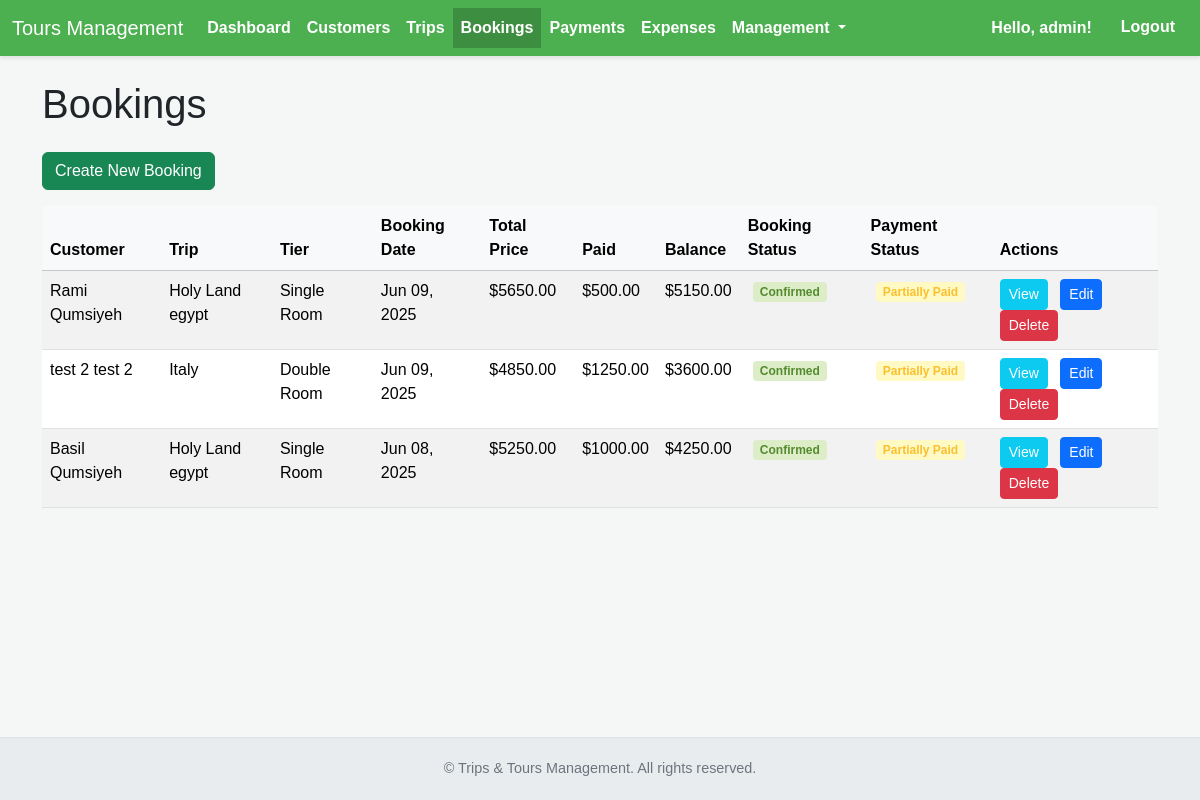
The page /bookings/ (signed in) on the database its author committed.
### bookings/models.py (models this page shows, shortened)
class Booking(models.Model):
    BOOKING_STATUS_CHOICES = [
        ('pending', 'Pending Confirmation'),
        ('confirmed', 'Confirmed'),
        ('cancelled', 'Cancelled'),
    ]
    PAYMENT_STATUS_CHOICES = [
        ('not_paid', 'Not Paid'),
        ('partially_paid', 'Partially Paid'),
        ('fully_paid', 'Fully Paid'),
        ('refunded', 'Refunded'),
    ]
    customer = models.ForeignKey(Customer, on_delete=models.PROTECT, related_name='bookings',
                                 help_text="The customer making this booking.")
    trip = models.ForeignKey(Trip, on_delete=models.PROTECT, related_name='bookings',
                             help_text="The trip the customer is booking.")
    price_tier = models.ForeignKey(TripPriceTier, on_delete=models.PROTECT, related_name='bookings',
                                   help_text="The chosen price tier for this booking.")
    booking_date = models.DateTimeField(auto_now_add=True)
    internal_notes = models.TextField(blank=True, help_text="Internal notes specific to this booking (e.g. initial booking remarks). For communication log, use Booking Notes below.")
    total_price = models.DecimalField(max_digits=10, decimal_places=2, default=0.00,
                                      help_text="Automatically calculated total price of the booking (tier + add-ons).")
    amount_paid = models.DecimalField(max_digits=10, decimal_places=2, default=0.00,
                                      help_text="Total amount paid by the customer for this booking.")
    booking_status = models.CharField(
        max_length=20,
        choices=BOOKING_STATUS_CHOICES,
        default='pending',
        help_text="The overall status of the booking (e.g., Pending, Confirmed, Cancelled)."
    )
    payment_status = models.CharField(
        max_length=20,
        choices=PAYMENT_STATUS_CHOICES,
        default='not_paid',
        help_text="The payment status based on payments received."
    )
    class Meta:
        ordering = ['-booking_date']
        verbose_name = "Booking"
        verbose_name_plural = "Bookings"
        unique_together = ['customer', 'trip']
    @property
    def outstanding_balance(self):
        return self.total_price - self.amount_paid

### customers/models.py (models this page shows, shortened)
class Customer(models.Model):
    first_name = models.CharField(max_length=100)
    last_name = models.CharField(max_length=100)
    email = models.EmailField(blank=True, null=True, unique=True,
                              help_text="Primary email address for communication. Keep unique if possible.")
    phone_number = models.CharField(max_length=20, blank=True, null=True)
    passport_number = models.CharField(max_length=50, blank=True, null=True, unique=True,
                                       help_text="Customer's passport number.")
    passport_issue_date = models.DateField(blank=True, null=True,
                                          help_text="Date passport was issued.")
    passport_expiry_date = models.DateField(blank=True, null=True,
                                           help_text="Date passport expires.")
    date_of_birth = models.DateField(blank=True, null=True)
    dietary_restrictions = models.TextField(blank=True, help_text="Any specific dietary needs or allergies.")
    emergency_contact_name = models.CharField(max_length=200, blank=True, null=True)
    emergency_contact_relationship = models.CharField(max_length=100, blank=True, null=True)
    emergency_contact_phone = models.CharField(max_length=20, blank=True, null=True)
    emergency_contact_email = models.EmailField(blank=True, null=True)
    date_added = models.DateTimeField(auto_now_add=True)
    last_updated = models.DateTimeField(auto_now=True)
    class Meta:
        ordering = ['last_name', 'first_name']
        verbose_name = "Customer"
        verbose_name_plural = "Customers" # Corrected typo
    @property
    def full_name(self):
        return f"{self.first_name} {self.last_name}"

### trips/models.py (models this page shows, shortened)
class Trip(models.Model):
    TRIP_STATUS_CHOICES = [
        ('open', 'Open for Booking'),
        ('confirmed', 'Confirmed'),
        ('full', 'Full'),
        ('cancelled', 'Cancelled'),
        ('completed', 'Completed'),
    ]
    name = models.CharField(max_length=200, unique=True, help_text="Unique name for the trip package.")
    destination = models.CharField(max_length=255, blank=True, help_text="Primary destination or region of the trip.")
    start_date = models.DateField()
    end_date = models.DateField()
    internal_notes = models.TextField(blank=True, help_text="Notes for internal staff only, not for customers.")
    detailed_itinerary = models.TextField(blank=True, help_text="A comprehensive description of the trip itinerary.")
    max_capacity = models.PositiveIntegerField(blank=True, null=True, help_text="Maximum number of travelers this trip can accommodate.")
    min_travelers = models.PositiveIntegerField(blank=True, null=True, help_text="Minimum number of travelers required for the trip to proceed.")
    status = models.CharField(
        max_length=20,
        choices=TRIP_STATUS_CHOICES,
        default='open',
        help_text="Current status of the trip (e.g., Open, Confirmed, Cancelled)."
    )
    date_created = models.DateTimeField(auto_now_add=True)
    last_updated = models.DateTimeField(auto_now=True)
    class Meta:
        ordering = ['start_date', 'name']
        verbose_name = "Trip"
        verbose_name_plural = "Trips"
        unique_together = ['name', 'start_date']

class TripPriceTier(models.Model):
    trip = models.ForeignKey(Trip, on_delete=models.CASCADE, related_name='price_tiers')
    name = models.CharField(max_length=100, help_text="e.g., 'Standard', 'Premium', 'Early Bird'")
    price = models.DecimalField(max_digits=10, decimal_places=2, help_text="Price for this tier in USD.")
    description = models.TextField(blank=True, help_text="Description of what's included in this tier.")
    class Meta:
        ordering = ['price']
        verbose_name = "Trip Price Tier"
        verbose_name_plural = "Trip Price Tiers"
        unique_together = ['trip', 'name']

### bookings/views.py (the view)
# urls.py: path('', views.booking_list, name='booking_list'),
@login_required
def booking_list(request):
    from .models import Booking # Local import
    bookings = Booking.objects.select_related('customer', 'trip', 'price_tier').all()
    context = {
        'bookings': bookings
    }
    return render(request, 'bookings/booking_list.html', context)

### bookings/templates/bookings/booking_list.html (shortened to what this page needs)
{% extends "base.html" %}
{% load app_filters %}
{% block content %}
    <h1 class="mb-4">Bookings</h1>
    <a href="{% url 'booking_create' %}" class="btn btn-success mb-3">Create New Booking</a>
    {% if bookings %}
        <div class="table-responsive">
            <table class="table table-striped table-hover">
                <thead class="table-light">
                    <tr>
                        <th scope="col">Customer</th>
                        <th scope="col">Trip</th>
                        <th scope="col">Tier</th>
                        <th scope="col">Booking Date</th>
                        <th scope="col">Total Price</th>
                        <th scope="col">Paid</th>
                        <th scope="col">Balance</th>
                        <th scope="col">Booking Status</th>
                        <th scope="col">Payment Status</th>
                        <th scope="col">Actions</th>
                    </tr>
                </thead>
                <tbody>
                    {% for booking in bookings %}
                        <tr class="table-row-status-{{ booking.payment_status }}">
                            <td>{{ booking.customer.full_name }}</td>
                            <td>{{ booking.trip.name }}</td>
                            <td>{{ booking.price_tier.name }}</td>
                            <td>{{ booking.booking_date|date:"M d, Y" }}</td>
                            <td>${{ booking.total_price|floatformat:2 }}</td>
                            <td>${{ booking.amount_paid|floatformat:2 }}</td>
                            <td>${{ booking.outstanding_balance|floatformat:2 }}</td>
                            <td><span class="status-badge status-{{ booking.booking_status }}">{{ booking.get_booking_status_display }}</span></td>
                            <td><span class="status-badge status-{{ booking.payment_status }}">{{ booking.get_payment_status_display }}</span></td>
                            <td class="action-links">
                                <a href="{% url 'booking_detail' booking.pk %}" class="btn btn-sm btn-info text-white">View</a>
                                <a href="{% url 'booking_update' booking.pk %}" class="btn btn-sm btn-primary">Edit</a>
                                <a href="{% url 'booking_delete' booking.pk %}" class="btn btn-sm btn-danger delete-link">Delete</a>
                            </td>
                        </tr>
                    {% endfor %}
                </tbody>
            </table>
        </div>
    {% else %}
        <p class="alert alert-info">No bookings found. Click "Create New Booking" to get started!</p>
    {% endif %}
{% endblock content %}

### templates/base.html (shortened to what this page needs)
{% load static %}
<!DOCTYPE html>
<html lang="en">
<head>
    <link href="https://cdn.jsdelivr.net/npm/bootstrap@5.3.3/dist/css/bootstrap.min.css" rel="stylesheet">
</head>
<body>
    <nav class="navbar navbar-expand-lg">
        <div class="container-fluid">
            <a class="navbar-brand text-white" href="{% url 'dashboard' %}">Tours Management</a>
            <div class="collapse navbar-collapse" id="navbarNav">
                <ul class="navbar-nav me-auto mb-2 mb-lg-0">
                    <li class="nav-item">
                        <a class="nav-link {% if request.resolver_match.url_name == 'dashboard' %}active{% endif %}" href="{% url 'dashboard' %}">Dashboard</a>
                    </li>
                    <li class="nav-item">
                        <a class="nav-link {% if 'customer' in request.path %}active{% endif %}" href="{% url 'customer_list' %}">Customers</a>
                    </li>
                    <li class="nav-item">
                        <a class="nav-link {% if 'trip' in request.path and not 'booking' in request.path %}active{% endif %}" href="{% url 'trip_list' %}">Trips</a>
                    </li>
                    <li class="nav-item">
                        <a class="nav-link {% if 'booking' in request.path %}active{% endif %}" href="{% url 'booking_list' %}">Bookings</a>
                    </li>
                    <li class="nav-item">
                        <a class="nav-link {% if 'payment' in request.path %}active{% endif %}" href="{% url 'payment_list' %}">Payments</a>
                    </li>
                    <li class="nav-item">
                        <a class="nav-link {% if 'expense' in request.path and 'types' not in request.path %}active{% endif %}" href="{% url 'expense_list' %}">Expenses</a>
                    </li>
                    <li class="nav-item dropdown">
                        <a class="nav-link dropdown-toggle {% if 'types' in request.path %}active{% endif %}" href="#" id="navbarDropdownManagement" role="button" data-bs-toggle="dropdown" aria-expanded="false">
                            Management
                        </a>
                    </li>
                </ul>
                <div class="d-flex">
                    {% if user.is_authenticated %}
                        <span class="navbar-text me-3">Hello, {{ user.username }}!</span>
                        <form action="{% url 'logout' %}" method="post" class="d-inline">
                            <button type="submit" class="btn btn-link text-white">Logout</button>
                        </form>
                    {% else %}
                        <a class="nav-link text-white" href="{% url 'login' %}">Login</a>
                    {% endif %}
                </div>
            </div>
        </div>
    </nav>
    <div class="container flex-grow-1 my-4">
        {% block content %}{% endblock content %}
    </div>
    <footer>
        © {{ "now"|date:"Y" }} Trips & Tours Management. All rights reserved.
    </footer>
</body>
</html>

### templates/base.html (style rules this page uses)
body { font-family: Arial, sans-serif; background-color: #f4f7f6; display: flex; flex-direction: column; min-height: 100vh; }
.navbar { background-color: #4CAF50; box-shadow: 0 2px 4px rgba(0,0,0,0.1); }
.navbar .nav-link { color: white !important; font-weight: bold; transition: background-color 0.3s ease; }
.navbar .nav-link.active { background-color: #3e8e41; }
.navbar .navbar-text { color: white; font-weight: bold; }
.navbar .btn-link { color: white; font-weight: bold; text-decoration: none; transition: background-color 0.3s ease; }
.action-links a { margin-right: 8px; text-decoration: none; }
.action-links a.btn-danger { color: white; }
.status-badge { display: inline-block; padding: .3em .6em; border-radius: .25rem; font-size: .75em; font-weight: 700; line-height: 1; text-align: center; white-space: nowrap; vertical-align: baseline; margin-left: 5px; }
.status-confirmed { background-color: #dcedc8; color: #558b2f; }
.status-partially_paid { background-color: #fff9c4; color: #fbc02d; }
footer { margin-top: auto; padding: 1.25rem; text-align: center; color: #6c757d; font-size: 0.9em; background-color: #e9ecef; border-top: 1px solid #dee2e6; }

### rows shown on the page
Booking: customer.full_name "Rami Qumsiyeh", trip.name "Holy Land egypt", price_tier.name "Single Room", booking_date "Jun 09, 2025", total_price "5650.00", amount_paid "500.00", outstanding_balance "5150.00", booking_status "Confirmed", payment_status "Partially Paid"
Booking: customer.full_name "test 2 test 2", trip.name "Italy", price_tier.name "Double Room", booking_date "Jun 09, 2025", total_price "4850.00", amount_paid "1250.00", outstanding_balance "3600.00", booking_status "Confirmed", payment_status "Partially Paid"
Booking: customer.full_name "Basil Qumsiyeh", trip.name "Holy Land egypt", price_tier.name "Single Room", booking_date "Jun 08, 2025", total_price "5250.00", amount_paid "1000.00", outstanding_balance "4250.00", booking_status "Confirmed", payment_status "Partially Paid"

### other values the page prints
{{ user.username }} "admin"
